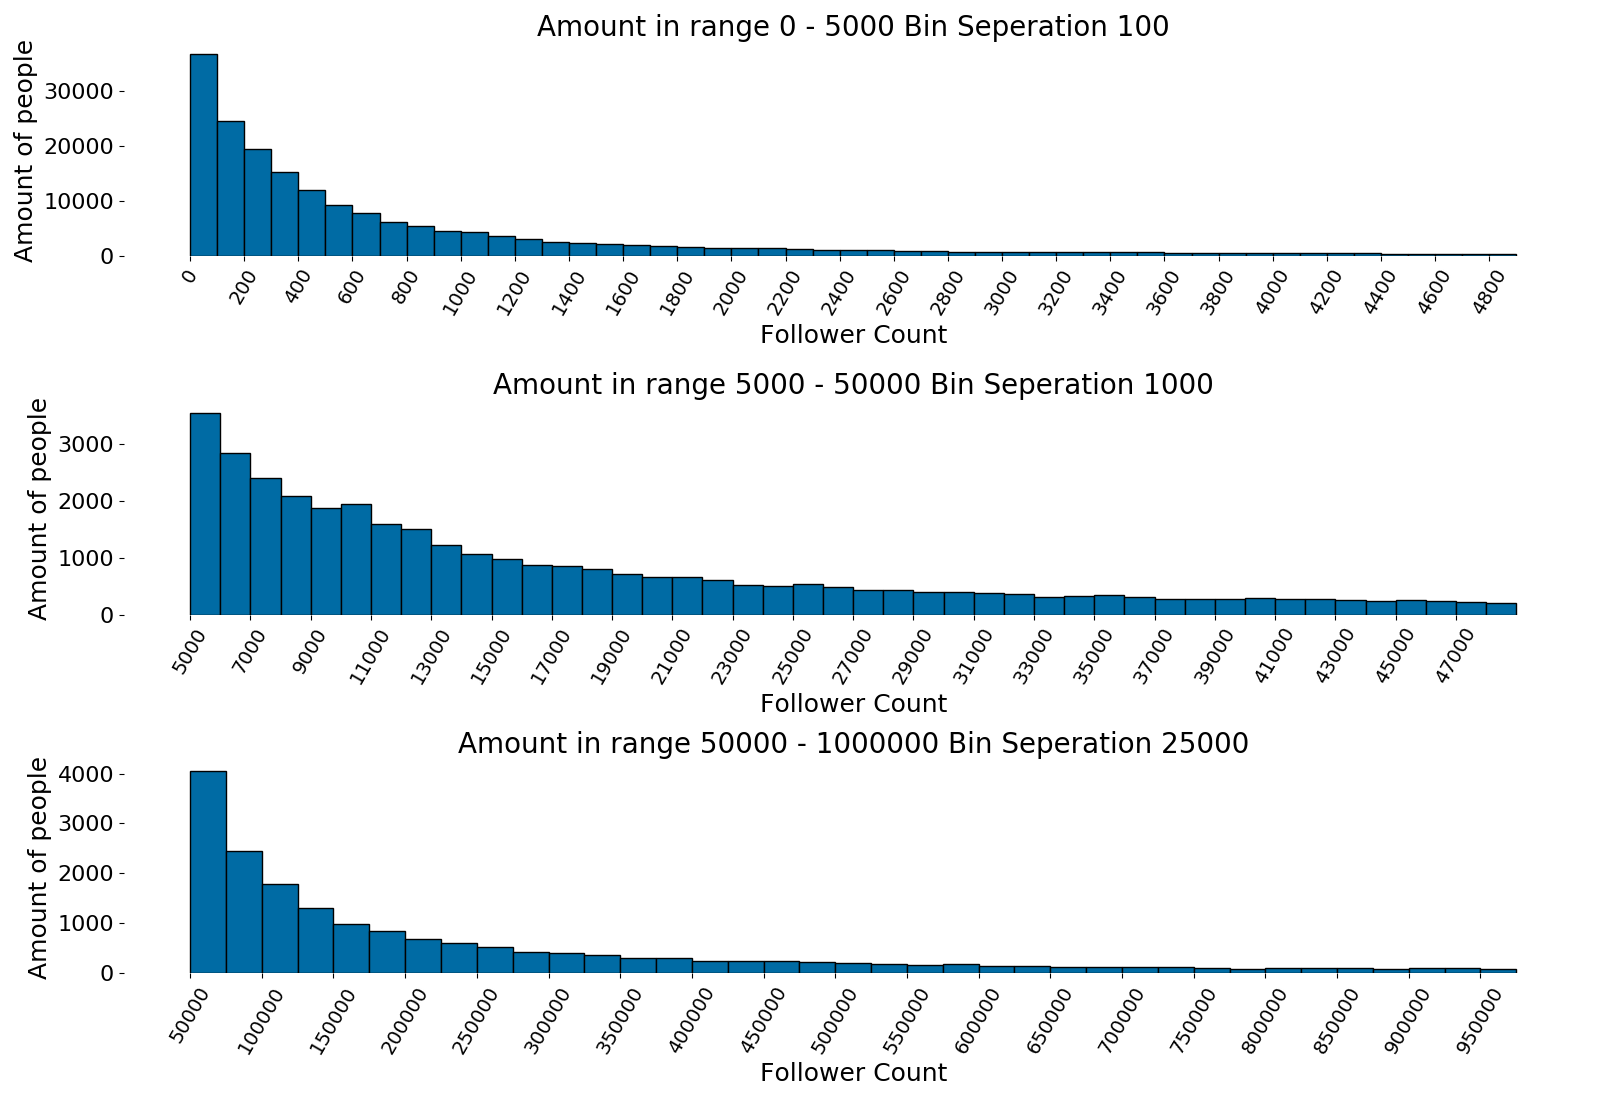

Python code for this plot:
import numpy as np 
import pandas as pd
import matplotlib.pyplot as plt 
from datetime import datetime
import psycopg2
from cycler import cycler
from scipy.interpolate import spline


conn = psycopg2.connect("dbname=Instagram user=postgres password=Wolve$12Return host=68.6.201.177")
cursor = conn.cursor()

limit = 1600000
cursor.execute('SELECT DISTINCT ON (code) follower_count FROM insta_users LIMIT %s;', (limit,))

results = cursor.fetchall()

print("Gottem Coach")
# These are the "Tableau 20" colors as RGB.    
colors = [(31, 119, 180), (174, 199, 232), (255, 127, 14), (255, 187, 120),    
             (44, 160, 44), (152, 223, 138), (214, 39, 40), (255, 152, 150),    
             (148, 103, 189), (197, 176, 213), (140, 86, 75), (196, 156, 148),    
             (227, 119, 194), (247, 182, 210), (127, 127, 127), (199, 199, 199),    
             (188, 189, 34), (219, 219, 141), (23, 190, 207), (158, 218, 229)]    
  
# Scale the RGB values to the [0, 1] range, which is the format matplotlib accepts.    
for i in range(len(colors)):    
    r, g, b = colors[i]    
    colors[i] = (r / 255., g / 255., b / 255.)

plt.figure(figsize=(16, 11))

def graph(sub, bins, low, high, step):
	plt.subplot(sub)

	histo = np.histogram(results, bins)
	values = histo[0]
	bins = histo[1]
	x_axis = range(len(bins)-1)

	plt.bar(x_axis, values, align='edge', edgecolor="black", width=1, color=(0/255.,107/255.,164/255.))
	plt.yticks(fontsize=16, color='black')    
	plt.xticks(fontsize=16, color='black') 

	bin_labels = [str(i) for i in bins[::2]]
	x_ticker = range(0, len(bins)-1, 2)

	xvalues = bin_labels
	plt.ticklabel_format(axis='x',style='sci',scilimits=(1,8))
	plt.xticks(x_ticker, xvalues, fontsize=14, color="black", rotation=60)

	plt.xlabel('Follower Count', fontsize=18, color='black')
	plt.ylabel('Amount of people', fontsize=18, color='black')
	plt.title('Amount in range {} - {} Bin Seperation {}'.format(low, high, step), fontsize=20, color='black')

bins = [i for i in range(0, 5000, 100)]
graph(311, bins, 0, 5000, 100)
bins = [i for i in range(5000, 50000,1000)]
graph(312, bins, 5000, 50000, 1000)
bins = [i for i in range(50000, 1000000, 25000)]
graph(313, bins, 50000, 1000000, 25000)


# Remove the plot frame lines. They are unnecessary chartjunk.    
for sub in [311, 312, 313]:
	ax = plt.subplot(sub)    
	ax.spines["top"].set_visible(False)    
	ax.spines["bottom"].set_visible(False)    
	ax.spines["right"].set_visible(False)    
	ax.spines["left"].set_visible(False)    
	ax.get_xaxis().tick_bottom()    
	ax.get_yaxis().tick_left() 
   
plt.tight_layout(pad=1)
plt.savefig('FollowerHistogramStandalone.png', transparent=True)
plt.show()
